Frame 1 (no input): blank canvas, image omitted
Frame 60 (the mouse pressed at the canvas centre just before this capture): blank canvas, image omitted
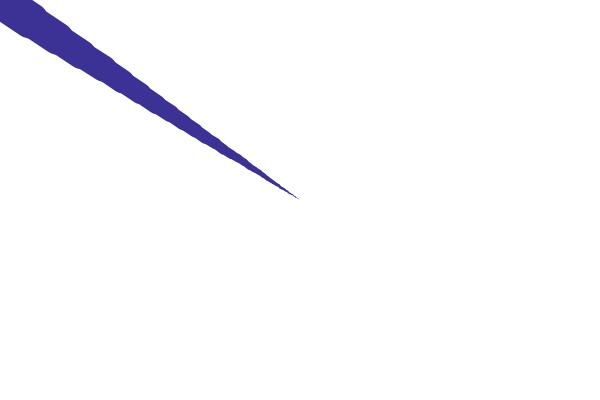
Frame 120 (the mouse held since frame 60 and released just before this capture)

The Processing sketch whose frames 1 and 60 were blank and that drew this single picture after the mouse press (run headless with seeded random() and noise(); from frame 60 on, the mouse is pressed at the canvas centre):

// Processing sketch: processing_113459
// ── processing_113459.pde

float x;
float y;
float px;
float py;
float easing = 0.1;

int r;
int g;
int b;

boolean colorchange;

void setup(){
  size (600,400);
  smooth();
  stroke(60,50,150);
  background(255);
}

void draw(){
  float targetX=mouseX;
  x += (targetX-x) *easing;
  float targetY= mouseY;
  y +=(targetY-y) *easing;
  float weight =dist(x,y,px,py);
  strokeWeight(weight);
  line (x,y,px,py);
  py=y;
  px=x;
  
  
 if (keyPressed == true){
   if (key == ' '){
   stroke(250);
   background (50,150,50);
 }}
}
  
